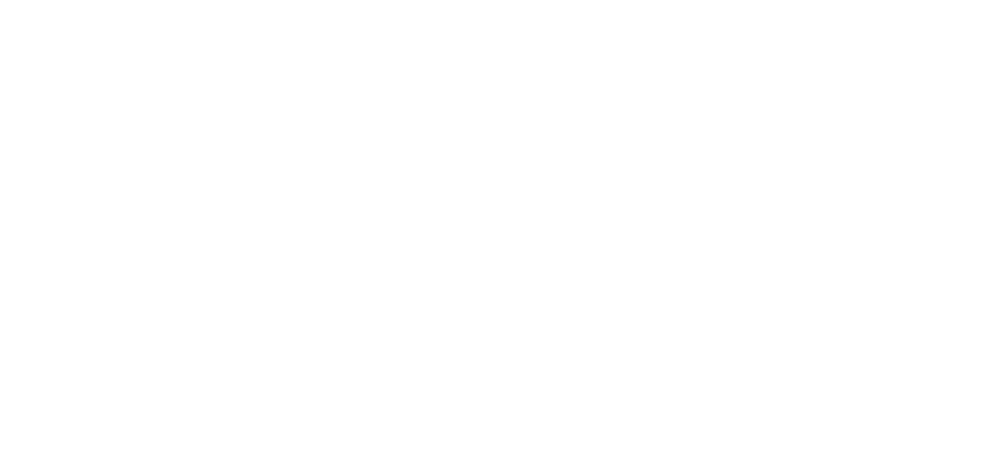
Frame 1 (no input)
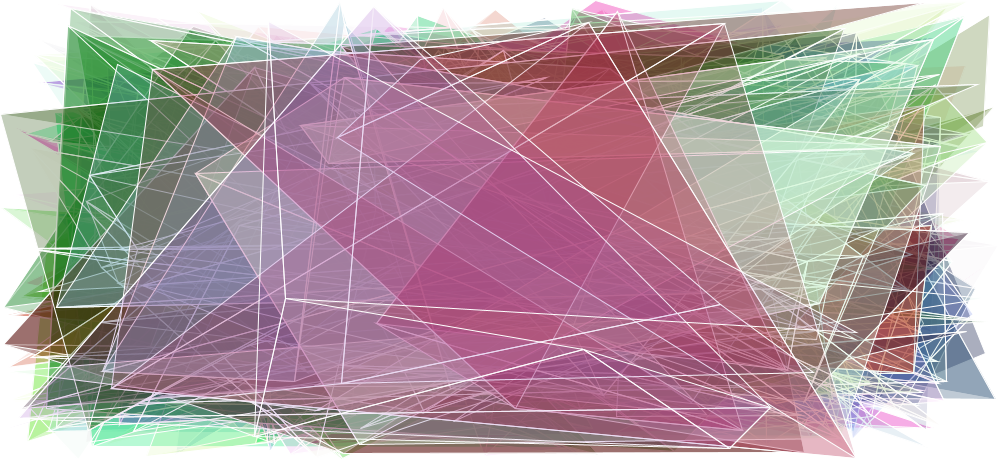
Frame 60 (the mouse pressed at the canvas centre just before this capture)
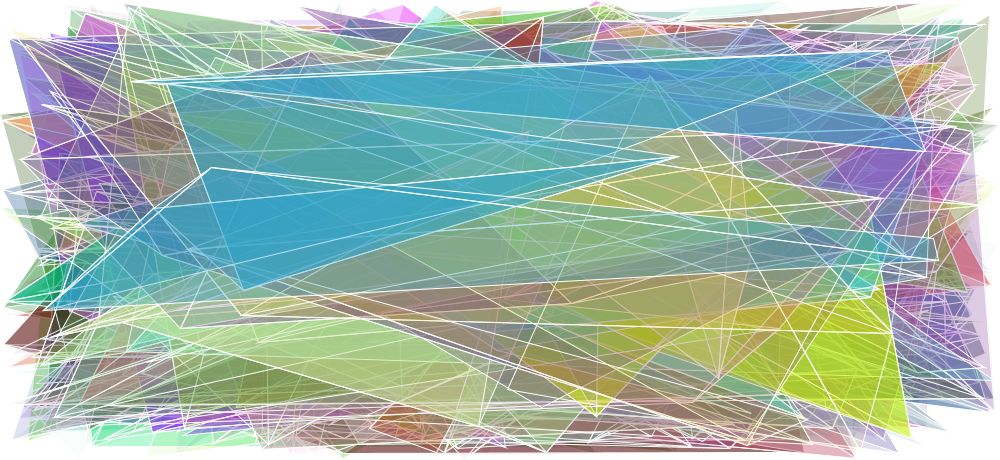
Frame 120 (the mouse held since frame 60 and released just before this capture)

The Processing sketch that drew these frames (run headless with seeded random() and noise(); from frame 60 on, the mouse is pressed at the canvas centre):

// Processing sketch: processing_11314
// ── processing_11314.pde

void setup()
{
  background(255);
  size(1000, 460);
smooth();
stroke(255);
strokeWeight(1);
}



void draw() 
{
beginShape(TRIANGLE_STRIP);
vertex(random(0,1000),random(0,460));
vertex(random(0,1000),random(0,460));
vertex(random(0,1000),random(0,460));
vertex(random(0,1000),random(0,460));
vertex(random(0,1000),random(0,460));
vertex(random(0,1000),random(0,460));
vertex(random(0,1000),random(0,460));
vertex(random(0,1000),random(0,460));
vertex(random(0,1000),random(0,460));
vertex(random(0,1000),random(0,460));
vertex(random(0,1000),random(0,460));
vertex(random(0,1000),random(0,460));

endShape();
fill(random(255),random(255),random(255),random(5,100));
  
  
}
